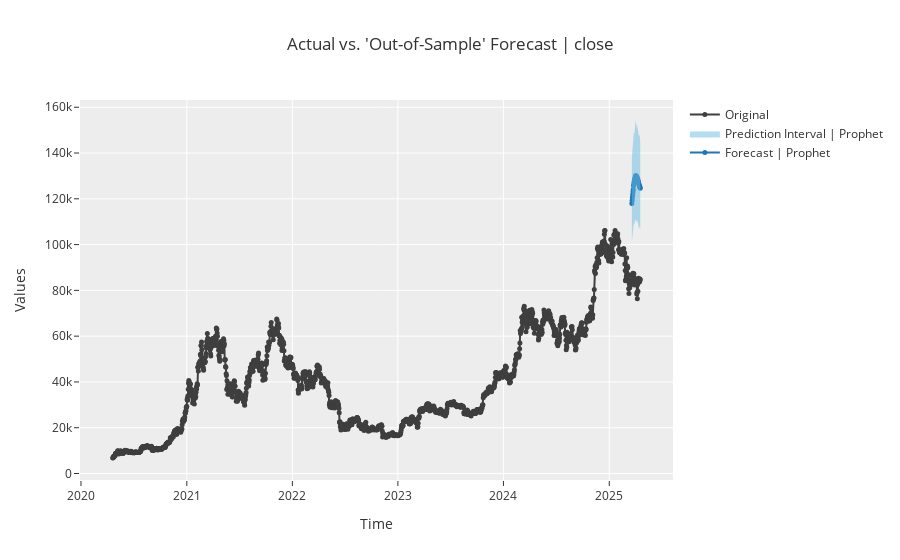

The cell this chart's notebook holds for it:
### Code cell
plot_model(tuned_prophet, plot='forecast')

print(pull().to_markdown(index=False))
